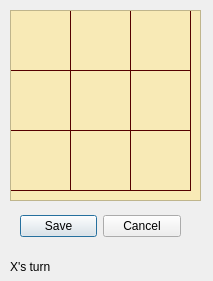
<?xml version="1.0" encoding="UTF-8"?>
<ui version="4.0">
 <class>TableWindow</class>
 <widget class="QDialog" name="TableWindow">
  <property name="geometry">
   <rect>
    <x>0</x>
    <y>0</y>
    <width>213</width>
    <height>281</height>
   </rect>
  </property>
  <property name="sizePolicy">
   <sizepolicy hsizetype="Fixed" vsizetype="Fixed">
    <horstretch>0</horstretch>
    <verstretch>0</verstretch>
   </sizepolicy>
  </property>
  <property name="windowTitle">
   <string>Dialog</string>
  </property>
  <property name="whatsThis">
   <string extracomment="OK! NOW you're an idiot!"/>
  </property>
  <widget class="QDialogButtonBox" name="buttonBox">
   <property name="geometry">
    <rect>
     <x>20</x>
     <y>210</y>
     <width>161</width>
     <height>32</height>
    </rect>
   </property>
   <property name="orientation">
    <enum>Qt::Horizontal</enum>
   </property>
   <property name="standardButtons">
    <set>QDialogButtonBox::Cancel|QDialogButtonBox::Save</set>
   </property>
  </widget>
  <widget class="QTableWidget" name="maintable">
   <property name="geometry">
    <rect>
     <x>10</x>
     <y>10</y>
     <width>191</width>
     <height>191</height>
    </rect>
   </property>
   <property name="maximumSize">
    <size>
     <width>191</width>
     <height>191</height>
    </size>
   </property>
   <property name="font">
    <font>
     <family>Algerian</family>
     <pointsize>12</pointsize>
     <weight>75</weight>
     <bold>true</bold>
    </font>
   </property>
   <property name="layoutDirection">
    <enum>Qt::LeftToRight</enum>
   </property>
   <property name="autoFillBackground">
    <bool>false</bool>
   </property>
   <property name="styleSheet">
    <string notr="true">background-color: rgb(248, 234, 182);
gridline-color: rgb(85, 0, 0);
</string>
   </property>
   <property name="editTriggers">
    <set>QAbstractItemView::NoEditTriggers</set>
   </property>
   <property name="dragDropOverwriteMode">
    <bool>false</bool>
   </property>
   <property name="textElideMode">
    <enum>Qt::ElideLeft</enum>
   </property>
   <property name="gridStyle">
    <enum>Qt::SolidLine</enum>
   </property>
   <property name="wordWrap">
    <bool>false</bool>
   </property>
   <property name="cornerButtonEnabled">
    <bool>true</bool>
   </property>
   <attribute name="horizontalHeaderVisible">
    <bool>false</bool>
   </attribute>
   <attribute name="horizontalHeaderDefaultSectionSize">
    <number>60</number>
   </attribute>
   <attribute name="verticalHeaderVisible">
    <bool>false</bool>
   </attribute>
   <attribute name="verticalHeaderDefaultSectionSize">
    <number>60</number>
   </attribute>
   <row>
    <property name="text">
     <string>1</string>
    </property>
   </row>
   <row>
    <property name="text">
     <string>2</string>
    </property>
   </row>
   <row>
    <property name="text">
     <string>3</string>
    </property>
   </row>
   <column>
    <property name="text">
     <string>1</string>
    </property>
   </column>
   <column>
    <property name="text">
     <string>2</string>
    </property>
   </column>
   <column>
    <property name="text">
     <string>3</string>
    </property>
   </column>
   <item row="0" column="0">
    <property name="text">
     <string/>
    </property>
   </item>
   <item row="1" column="1">
    <property name="foreground">
     <brush brushstyle="NoBrush">
      <color alpha="255">
       <red>255</red>
       <green>0</green>
       <blue>0</blue>
      </color>
     </brush>
    </property>
   </item>
  </widget>
  <widget class="QLabel" name="label">
   <property name="geometry">
    <rect>
     <x>10</x>
     <y>260</y>
     <width>46</width>
     <height>13</height>
    </rect>
   </property>
   <property name="text">
    <string>X's turn</string>
   </property>
   <property name="textFormat">
    <enum>Qt::RichText</enum>
   </property>
   <property name="indent">
    <number>0</number>
   </property>
  </widget>
 </widget>
 <resources/>
 <connections>
  <connection>
   <sender>buttonBox</sender>
   <signal>accepted()</signal>
   <receiver>TableWindow</receiver>
   <slot>accept()</slot>
   <hints>
    <hint type="sourcelabel">
     <x>248</x>
     <y>254</y>
    </hint>
    <hint type="destinationlabel">
     <x>157</x>
     <y>274</y>
    </hint>
   </hints>
  </connection>
  <connection>
   <sender>buttonBox</sender>
   <signal>rejected()</signal>
   <receiver>TableWindow</receiver>
   <slot>reject()</slot>
   <hints>
    <hint type="sourcelabel">
     <x>316</x>
     <y>260</y>
    </hint>
    <hint type="destinationlabel">
     <x>286</x>
     <y>274</y>
    </hint>
   </hints>
  </connection>
 </connections>
</ui>
